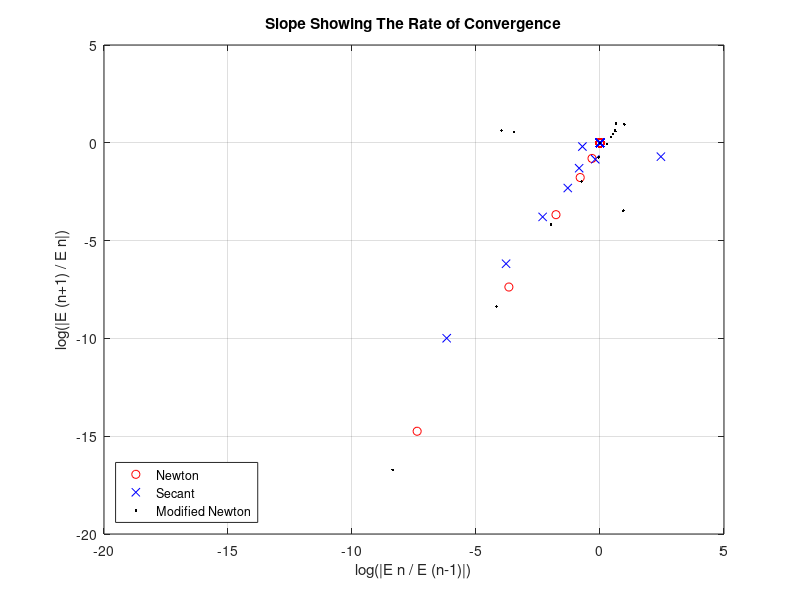
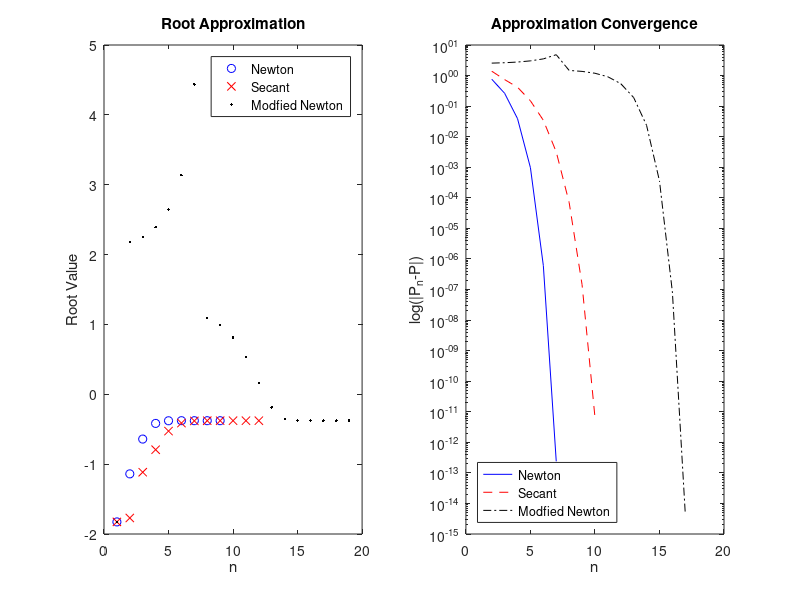

MATLAB code for these plots, in order:
% Matt McFarland
% ENGS 91, 15F, lab2

close all
clear all

%%% Question 2 - Part A %%%

maxlen = 1000;       % Iterations
first = -.79;         % start point
second = -.78;         % second start point (if needed)

% syms x;
% f = x + x*exp(-x) + cos(x)
% f1 = diff(f)
% f2 = diff(f1)
% 
% g = (x + x*exp(-x) + cos(x))^2
% g1 = diff(g)
% g2 = diff(g1)

f1 = @(x) (x + x.*exp(-x) + cos(x));
f1_prime = @(x) (1 + (exp(-x)).*(1-x) - sin(x));
f1_doubleprime = @(x) (-2*exp(-x) + x.*exp(-x) - cos(x));

next_newton = @(cur) (cur - (f1(cur) / f1_prime(cur)));
next_secant = @(cur,last) (cur - f1(cur)*(cur-last) / (f1(cur)-f1(last)) );

modded_u = @(x) (f1(x) / f1_prime(x));
modded_uprime = @(x) ((1 - (f1(x) .* f1_doubleprime(x)) / f1_prime(x)^2));
%next_modded_newton = @(cur) (cur - (modded_u(cur) / modded_uprime(cur)));
%next_modded_newton = @(cur) (cur - (f1(cur)*f1_prime(cur))/(f1_prime(cur)^2-(f1(cur)*f1_doubleprime(cur))/(f1_prime(cur)^2)));
next_modded_newton = @(cur) (cur - ( f1(cur)*f1_prime(cur) ) / ( (f1_prime(cur)^2) - f1_doubleprime(cur)*f1(cur)) );

Newton = zeros(1,maxlen);
Secant = zeros(1,maxlen);
Modded_Newton = zeros(1,maxlen);

newton_error = zeros(1,maxlen);
secant_error = zeros(1,maxlen);
modded_error = zeros(1,maxlen);

% { E_n+1, E_n, E_n-1, log(abs(E_n+1/E_n)), log(abs(E_n/E_n-1)) }
newton_alpha = zeros(5,maxlen);
secant_alpha = zeros(5,maxlen);
modded_alpha = zeros(5,maxlen);

Newton(1) = f1(first);
i = 1;
newton_error(1) = -1;
while (i < maxlen && newton_error(i) ~= 0)
    Newton(i+1) = next_newton(Newton(i));
    i = i + 1;
    newton_error(i) = abs(Newton(i)-Newton(i-1));
end
Newton_root = Newton(i);

% Calculate E_n for each iteration step -> alphas
for x = 3:(i-1)
    newton_alpha(1,x) = Newton(x+1) - Newton(x);    % E_n+1 / 
    newton_alpha(2,x) = Newton(x) - Newton(x-1);    % E_n  
    newton_alpha(3,x) = Newton(x-1) - Newton(x-2);  % E_n-1
    newton_alpha(4,x) = log(abs(newton_alpha(1,x)./newton_alpha(2,x)));
    newton_alpha(5,x) = log(abs(newton_alpha(2,x)./newton_alpha(3,x)));
end

Secant(1) = f1(first);
Secant(2) = f1(second);
secant_error(2) = abs(Secant(2) - Secant(1));
j = 2;
while (j < maxlen && secant_error(j) ~= 0)
    Secant(j+1) = next_secant(Secant(j),Secant(j-1));
    j = j + 1;
    secant_error(j) = abs(Secant(j) - Secant(j-1));
end
Secant_root = Secant(j);

for x = 3:(j-1)
    secant_alpha(1,x) = Secant(x+1) - Secant(x);    % E_n+1 
    secant_alpha(2,x) = Secant(x) - Secant(x-1);    % E_n  
    secant_alpha(3,x) = Secant(x-1) - Secant(x-2);  % E_n-1
    secant_alpha(4,x) = log(abs(secant_alpha(1,x)./secant_alpha(2,x)));
    secant_alpha(5,x) = log(abs(secant_alpha(2,x)./secant_alpha(3,x)));
end

Modded_Newton(1) = f1(first);
k = 1;
modded_error(1) = -1;
while (k < maxlen && modded_error(k) ~= 0)
    Modded_Newton(k+1) = next_modded_newton(Modded_Newton(k));
    k = k + 1;
    modded_error(k) = abs(Modded_Newton(k) - Modded_Newton(k-1));
end
Modded_root = Modded_Newton(k);

for x = 3:(k-1)
    modded_alpha(1,x) = Modded_Newton(x+1) - Modded_Newton(x);    % E_n+1 
    modded_alpha(2,x) = Modded_Newton(x) - Modded_Newton(x-1);    % E_n  
    modded_alpha(3,x) = Modded_Newton(x-1) - Modded_Newton(x-2);  % E_n-1
    modded_alpha(4,x) = log(abs(modded_alpha(1,x)./modded_alpha(2,x)));
    modded_alpha(5,x) = log(abs(modded_alpha(2,x)./modded_alpha(3,x)));
end

newton_summary = ['Newton Root: ',num2str(Newton_root),...
    ' -- iterations: ',num2str(i)];

secant_summary = ['Secant Root: ',num2str(Secant_root),...
    ' -- iterations: ',num2str(j)];

modded_summary = ['Modified Newtons Method Root: ',num2str(Modded_root),...
    ' -- iterations: ',num2str(k)];

figure('name','Question 2, part 1')
figure(1)
plot(newton_alpha(5,:),newton_alpha(4,:),'or',...
        secant_alpha(5,:),secant_alpha(4,:),'xb',...
        modded_alpha(5,:),modded_alpha(4,:),'.k');
grid on
xlabel('log(|E n / E (n-1)|)')
ylabel('log(|E (n+1) / E n|)')
legend('Newton','Secant','Modified Newton','Location','southwest')
title('Slope Showing The Rate of Convergence')    

figure('name','Question 2, part 1')
subplot(1,2,1)
plot(1:i,Newton(1:i),'ob', 1:j,Secant(1:j),'rx', 1:k,Modded_Newton(1:k), '.k')
title('Root Approximation')
xlabel('n')
ylabel('Root Value')
legend('Newton','Secant','Modfied Newton','Location','northeast')

subplot(1,2,2)
semilogy(2:i,abs(Newton(2:i)-Newton_root),'-b', ...
    2:j,abs(Secant(2:j)-Secant_root),'--r', ...
    2:k,abs(Modded_Newton(2:k)-Modded_root),'-.k');
title('Approximation Convergence')
xlabel('n')
ylabel('log(|P_n-P|)')
legend('Newton','Secant','Modfied Newton','Location','southwest')


disp(newton_summary)
disp(secant_summary)
disp(modded_summary)